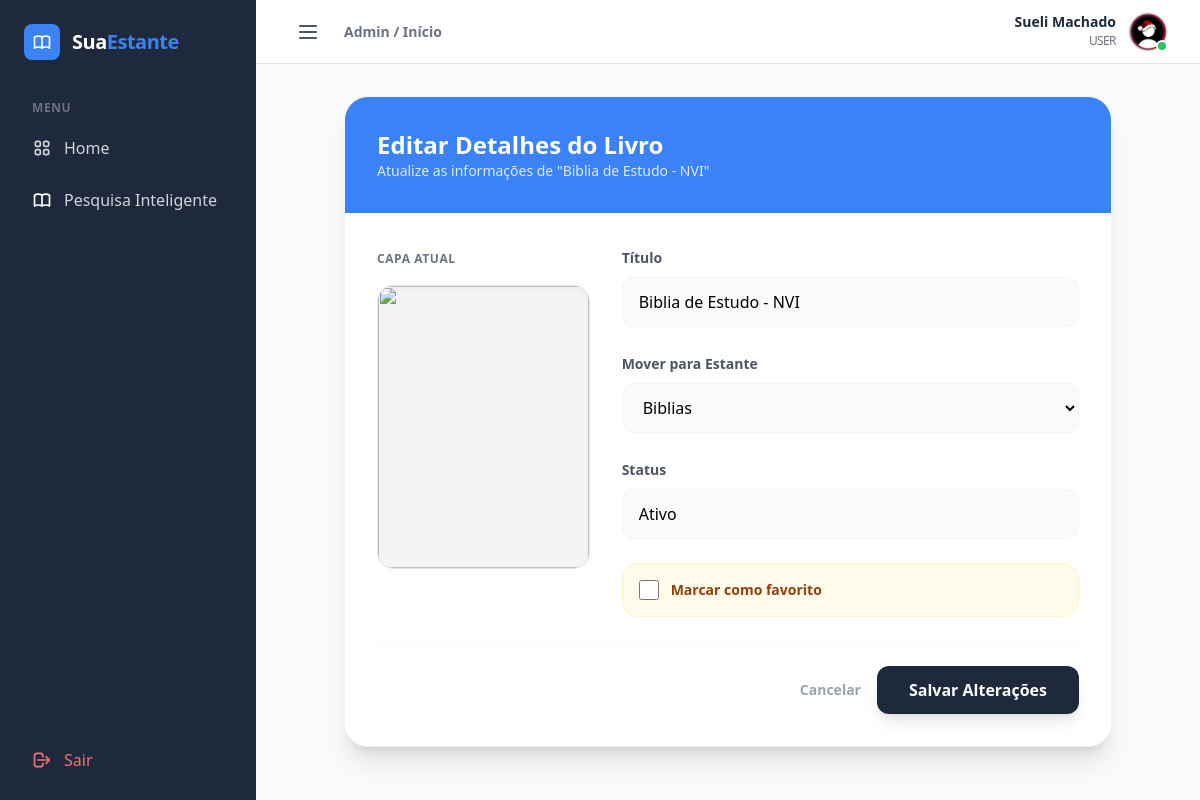
Page /user/livro/editar/1 (signed in) on the committed database.
### models/modelos.py (models this page shows)
class User(db.Model, UserMixin):
    id = db.Column(db.Integer, primary_key=True)
    name = db.Column(db.String(100), nullable=False)
    email = db.Column(db.String(120), nullable=False, unique=True)
    photo = db.Column(db.String(255), nullable=True)
    type_user = db.Column(db.Enum('admin', 'user', default='user')) # Admin ou User
    estado = db.Column(db.String(10), default='Ativo') # 'ativo' ou 'inativo'
    password_hash = db.Column(db.String(128), nullable=False)
    created_at = db.Column(db.DateTime, default=datetime.utcnow)
    estantes = db.relationship('Estante', backref='dono', lazy=True)

class Livro(db.Model):
    __tablename__ = 'livros'
    id = db.Column(db.Integer, primary_key=True)
    titulo = db.Column(db.String(200), nullable=False)
    capa = db.Column(db.String(255), nullable=True) #caminho da imagem...
    arquivo_path = db.Column(db.String(255), nullable=False) # Caminho do PDF
    favorito = db.Column(db.Boolean, default=False)
    estado = db.Column(db.String(10), default='Ativo') # 'ativo' ou 'inativo'
    estante_id = db.Column(db.Integer, db.ForeignKey('estantes.id'), nullable=False)
    user_id = db.Column(db.Integer, db.ForeignKey('user.id'), nullable=False)
    progresso = db.relationship('Progresso', backref='livro', uselist=False, cascade="all, delete-orphan")
    marcacoes = db.relationship('Marcacao', backref='livro', lazy=True)
    anotacoes = db.relationship('Anotacao', backref='livro', lazy=True)

class Estante(db.Model):
    __tablename__ = 'estantes'
    id = db.Column(db.Integer, primary_key=True)
    nome = db.Column(db.String(100), nullable=False)
    capa = db.Column(db.String(255), nullable=True) #caminho da imagem...
    estado = db.Column(db.String(10), default='Ativo') # 'ativo' ou 'inativo'
    user_id = db.Column(db.Integer, db.ForeignKey('user.id'), nullable=False)
    livros = db.relationship('Livro', backref='estante', lazy=True, cascade="all, delete-orphan")

### routes/user.py (the view, shortened to what this page needs)
@user_bp.route('/livro/editar/<int:id>', methods=['GET', 'POST'])
@login_required
def editar_livro(id):
    livro = Livro.query.get_or_404(id)
    if livro.user_id != current_user.id:
        abort(403)
    shelves = Estante.query.filter_by(user_id=current_user.id).all()
    return render_template('user/book_edit.html', livro=livro, shelves=shelves)

### models/modelos.py (called while the page is built)
@login_manager.user_loader
def load_user(user_id):
    return User.query.get(int(user_id))

### templates/user/book_edit.html (shortened to what this page needs)
{% extends "admin/base_adm.html" %}
{% block dashboard_content %}
<div class="max-w-3xl mx-auto">
    <div class="bg-white rounded-3xl border border-gray-100 shadow-xl overflow-hidden">
        <div class="bg-primary p-8 text-white">
            <h1 class="text-2xl font-bold">Editar Detalhes do Livro</h1>
            <p class="text-blue-100 text-sm">Atualize as informações de "{{ livro.titulo }}"</p>
        </div>
        <form action="{{ url_for('user.editar_livro', id=livro.id) }}" method="POST" enctype="multipart/form-data" class="p-8 space-y-6">
            <div class="grid grid-cols-1 md:grid-cols-3 gap-8">
                <div class="space-y-4">
                    <label class="text-xs font-bold text-gray-500 uppercase tracking-wider">Capa Atual</label>
                    <div class="relative group aspect-[3/4] rounded-2xl overflow-hidden bg-gray-100 border shadow-inner">
                        <img id="capa-preview"
                             src="{{ url_for('static', filename='uploads/capa_livro/' + (livro.capa or 'default_book.png')) }}"
                             class="w-full h-full object-cover">
                    </div>
                </div>
                <div class="md:col-span-2 space-y-6">
                    <div class="space-y-2">
                        <label class="text-sm font-bold text-gray-600">Título</label>
                        <input type="text" name="titulo" value="{{ livro.titulo }}" required
                               class="w-full px-4 py-3 bg-gray-50 border border-gray-100 rounded-xl focus:ring-2 focus:ring-primary outline-none transition-all">
                    </div>
                    <div class="space-y-2">
                        <label class="text-sm font-bold text-gray-600">Mover para Estante</label>
                        <select name="estante_id" class="w-full px-4 py-3 bg-gray-50 border border-gray-100 rounded-xl focus:ring-2 focus:ring-primary outline-none transition-all">
                            {% for shelf in shelves %}
                                <option value="{{ shelf.id }}" {% if shelf.id == livro.estante_id %}selected{% endif %}>
                                    {{ shelf.nome }}
                                </option>
                            {% endfor %}
                        </select>
                    </div>
                    <div class="space-y-2">
                        <label class="text-sm font-bold text-gray-600">Status</label>
                        <input type="text" name="estado" value="{{ livro.estado }}" required
                               class="w-full px-4 py-3 bg-gray-50 border border-gray-100 rounded-xl focus:ring-2 focus:ring-primary outline-none transition-all">
                    </div>
                    <div class="flex items-center gap-3 p-4 bg-amber-50 rounded-2xl border border-amber-100">
                        <input type="checkbox" name="favorito" id="favorito" {% if livro.favorito %}checked{% endif %}
                               class="w-5 h-5 text-primary border-gray-300 rounded focus:ring-primary">
                        <label for="favorito" class="text-sm font-bold text-amber-800">Marcar como favorito</label>
                    </div>
                </div>
            </div>
            <div class="pt-6 border-t border-gray-50 flex items-center justify-end gap-4">
                <button type="button" onclick="history.back()" class="text-sm font-bold text-gray-400 hover:text-gray-600">Cancelar</button>
                <button type="submit" class="bg-secondary text-white px-8 py-3 rounded-xl font-bold hover:bg-black transition-all shadow-lg">
                    Salvar Alterações
                </button>
            </div>
        </form>
    </div>
</div>
{% endblock %}

### templates/admin/base_adm.html (shortened to what this page needs)
<!DOCTYPE html>
<html lang="pt-br">
<head>
    <script src="https://cdn.tailwindcss.com"></script>
</head>
<body class="bg-gray-50 font-sans antialiased" x-data="{ sidebarOpen: true }">
    <div class="flex h-screen overflow-hidden">
        <aside
            :class="sidebarOpen ? 'w-64' : 'w-20'"
            class="bg-secondary text-white hidden md:flex flex-col flex-shrink-0 transition-all duration-300 ease-in-out">
            <div class="p-6 flex items-center gap-3 overflow-hidden whitespace-nowrap">
                <div class="bg-primary p-2 rounded-lg flex-shrink-0">
                </div>
                <span x-show="sidebarOpen" x-transition.opacity class="text-xl font-bold tracking-tight text-white">
                    Sua<span class="text-primary">Estante</span>
                </span>
            </div>
            <nav class="flex-1 px-4 space-y-1 mt-4 overflow-hidden">
                <p x-show="sidebarOpen" class="px-4 text-xs font-semibold text-gray-500 uppercase tracking-wider mb-2">Menu</p>
                {% if current_user.type_user == 'admin' %}
                    <a href="{{ url_for('admin.admin_dashboard') }}" class="flex items-center gap-3 px-4 py-3 rounded-xl transition hover:bg-gray-800 text-gray-300 hover:text-white {% if request.endpoint == 'admin.admin_dashboard' %} bg-primary !text-white {% endif %}">
                        <svg class="w-5 h-5 flex-shrink-0" fill="none" stroke="currentColor" viewBox="0 0 24 24"><path stroke-linecap="round" stroke-linejoin="round" stroke-width="2" d="M4 6a2 2 0 012-2h2a2 2 0 012 2v2a2 2 0 01-2 2H6a2 2 0 01-2-2V6zM14 6a2 2 0 012-2h2a2 2 0 012 2v2a2 2 0 01-2 2h-2a2 2 0 01-2-2V6zM4 16a2 2 0 012-2h2a2 2 0 012 2v2a2 2 0 01-2 2H6a2 2 0 01-2-2v-2zM14 16a2 2 0 012-2h2a2 2 0 012 2v2a2 2 0 01-2 2h-2a2 2 0 01-2-2v-2z"></path></svg>
                        <span x-show="sidebarOpen" x-transition.opacity>Dashboard</span>
                    </a>
                    <a href="{{ url_for('admin.list_users') }}" class="flex items-center gap-3 px-4 py-3 rounded-xl transition hover:bg-gray-800 text-gray-300 hover:text-white {% if request.endpoint == 'admin.list_users' %} bg-primary !text-white {% endif %}">
                        <svg class="w-5 h-5 flex-shrink-0" fill="none" stroke="currentColor" viewBox="0 0 24 24"><path stroke-linecap="round" stroke-linejoin="round" stroke-width="2" d="M12 4.354a4 4 0 110 5.292M15 21H3v-1a6 6 0 0112 0v1zm0 0h6v-1a6 6 0 00-9-5.197M13 7a4 4 0 11-8 0 4 4 0 018 0z"></path></svg>
                        <span x-show="sidebarOpen" x-transition.opacity>Usuários</span>
                    </a>
                    <a href="{{ url_for('admin.list_estantes') }}" class="flex items-center gap-3 px-4 py-3 rounded-xl transition hover:bg-gray-800 text-gray-300 hover:text-white {% if request.endpoint == 'admin.list_estantes' %} bg-primary !text-white {% endif %}">
                        <svg class="w-5 h-5 text-white" fill="none" stroke="currentColor" viewBox="0 0 24 24"><path stroke-linecap="round" stroke-linejoin="round" stroke-width="2" d="M12 6.253v13m0-13C10.832 5.477 9.246 5 7.5 5S4.168 5.477 3 6.253v13C4.168 18.477 5.754 18 7.5 18s3.332.477 4.5 1.253m0-13C13.168 5.477 14.754 5 16.5 5c1.747 0 3.332.477 4.5 1.253v13C19.832 18.477 18.247 18 16.5 18c-1.746 0-3.332.477-4.5 1.253"></path></svg>
                        <span x-show="sidebarOpen" x-transition.opacity>Estantes</span>
                    </a>
                    <a href="{{ url_for('admin.list_books') }}" class="flex items-center gap-3 px-4 py-3 rounded-xl transition hover:bg-gray-800 text-gray-300 hover:text-white {% if request.endpoint == 'admin.list_books' %} bg-primary !text-white {% endif %}">
                        <svg class="w-5 h-5 text-white" fill="none" stroke="currentColor" viewBox="0 0 24 24">
                            <path stroke-linecap="round" stroke-linejoin="round" stroke-width="2" d="M11 5H6a2 2 0 00-2 2v11a2 2 0 002 2h11a2 2 0 002-2v-5m-1.414-9.414a2 2 0 112.828 2.828L11.828 15H9v-2.828l8.586-8.586z"></path>
                        </svg>
                        <span x-show="sidebarOpen" x-transition.opacity>Livros</span>
                    </a>
                    <a href="{{ url_for('admin.list_histories') }}" class="flex items-center gap-3 px-4 py-3 rounded-xl transition hover:bg-gray-800 text-gray-300 hover:text-white {% if request.endpoint == 'admin.list_histories' %} bg-primary !text-white {% endif %}">
                        <svg class="w-5 h-5 flex-shrink-0" fill="none" stroke="currentColor" viewBox="0 0 24 24">
                            <path stroke-linecap="round" stroke-linejoin="round" stroke-width="2" d="M12 8v4l3 3m6-3a9 9 0 11-18 0 9 9 0 0118 0z"></path>
                        </svg>
                        <span x-show="sidebarOpen" x-transition.opacity>Histórico</span>
                    </a>
                {% else %}
                    <a href="{{ url_for('user.home') }}" class="flex items-center gap-3 px-4 py-3 rounded-xl transition hover:bg-gray-800 text-gray-300 hover:text-white ">
                        <span x-show="sidebarOpen" x-transition.opacity>Home</span>
                    </a>
                    <a href="{{ url_for('user.pesquisa_inteligente') }}" class="flex items-center gap-3 px-4 py-3 rounded-xl transition hover:bg-gray-800 text-gray-300 hover:text-white ">
                        <span x-show="sidebarOpen" x-transition.opacity>Pesquisa Inteligente</span>
                    </a>
                {% endif %}
            </nav>
            <div class="p-4 border-t border-gray-800">
                <a href="{{ url_for('auth.logout') }}" class="flex items-center gap-3 px-4 py-3 rounded-xl text-red-400 hover:bg-red-500/10 transition">
                    <svg class="w-5 h-5 flex-shrink-0" fill="none" stroke="currentColor" viewBox="0 0 24 24"><path stroke-linecap="round" stroke-linejoin="round" stroke-width="2" d="M17 16l4-4m0 0l-4-4m4 4H7m6 4v1a3 3 0 01-3 3H6a3 3 0 01-3-3V7a3 3 0 013-3h4a3 3 0 013 3v1"></path></svg>
                    <span x-show="sidebarOpen" x-transition.opacity>Sair</span>
                </a>
            </div>
        </aside>
        <div class="flex-1 flex flex-col min-w-0 overflow-hidden">
            <header class="bg-white border-b border-gray-200 h-16 flex items-center justify-between px-8 flex-shrink-0">
                <div class="flex items-center gap-4">
                    <button @click="sidebarOpen = !sidebarOpen" class="p-2 rounded-lg hover:bg-gray-100 text-gray-600 transition-colors focus:outline-none">
                        <svg class="w-6 h-6" fill="none" stroke="currentColor" viewBox="0 0 24 24">
                            <path stroke-linecap="round" stroke-linejoin="round" stroke-width="2" d="M4 6h16M4 12h16M4 18h16"></path>
                        </svg>
                    </button>
                    <h2 class="text-sm font-semibold text-gray-500">{% block breadcrumb %}Admin / Início{% endblock %}</h2>
                </div>
                <div class="relative" x-data="{ open: false }">
                    <button @click="open = !open" @click.outside="open = false" class="flex items-center gap-3 focus:outline-none group">
                        <div class="text-right hidden sm:block">
                            <p class="text-sm font-bold text-secondary leading-none group-hover:text-primary transition">{{ current_user.name }}</p>
                            <p class="text-xs text-gray-500 mt-1 uppercase tracking-tighter">{{ current_user.type_user }}</p>
                        </div>
                        <div class="relative">
                            <a href="{{ url_for('user.perfil') }}">
                                {% if current_user.photo %}
                                    <img src="{{ url_for('static', filename='uploads/user/' + current_user.photo) }}" class="w-10 h-10 rounded-full object-cover border border-gray-200">
                                {% else %}
                                    <div class="w-10 h-10 rounded-full bg-primary flex items-center justify-center text-white font-bold">{{ current_user.name[0] | upper }}</div>
                                {% endif %}
                            </a>
                            <div class="absolute bottom-0 right-0 w-3 h-3 bg-green-500 border-2 border-white rounded-full"></div>
                        </div>
                    </button>
                    </div>
            </header>
            <main class="flex-1 overflow-y-auto p-8">
                {% block dashboard_content %}{% endblock %}
            </main>
        </div>
    </div>
</body>
</html>

### rows in the picture
User: name "Sueli Machado", type_user "USER", photo (picture)
Livro: titulo "Biblia de Estudo - NVI", estante_id "Biblias", estado "Ativo"
